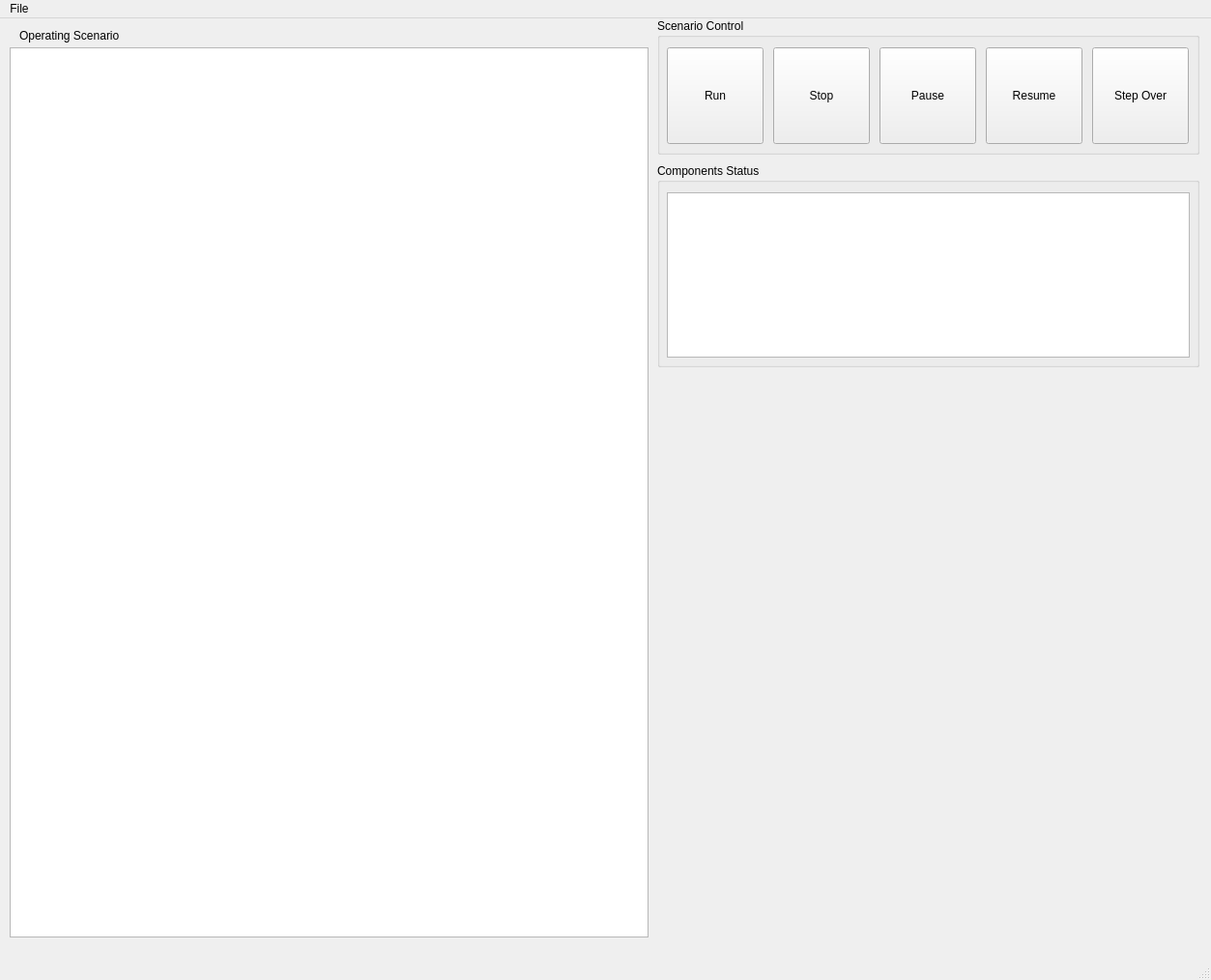
<?xml version="1.0" encoding="UTF-8"?>
<ui version="4.0">
 <class>MainWindow</class>
 <widget class="QMainWindow" name="MainWindow">
  <property name="geometry">
   <rect>
    <x>0</x>
    <y>0</y>
    <width>1253</width>
    <height>1014</height>
   </rect>
  </property>
  <property name="windowTitle">
   <string>MainWindow</string>
  </property>
  <widget class="QWidget" name="centralwidget">
   <widget class="QLabel" name="label">
    <property name="geometry">
     <rect>
      <x>20</x>
      <y>10</y>
      <width>355</width>
      <height>15</height>
     </rect>
    </property>
    <property name="text">
     <string>Operating Scenario</string>
    </property>
   </widget>
   <widget class="QGroupBox" name="groupBox">
    <property name="geometry">
     <rect>
      <x>680</x>
      <y>150</y>
      <width>561</width>
      <height>211</height>
     </rect>
    </property>
    <property name="title">
     <string>Components Status</string>
    </property>
    <widget class="QTableView" name="tableView">
     <property name="geometry">
      <rect>
       <x>10</x>
       <y>30</y>
       <width>541</width>
       <height>171</height>
      </rect>
     </property>
     <property name="alternatingRowColors">
      <bool>false</bool>
     </property>
    </widget>
   </widget>
   <widget class="QGroupBox" name="groupBox_2">
    <property name="geometry">
     <rect>
      <x>680</x>
      <y>0</y>
      <width>561</width>
      <height>141</height>
     </rect>
    </property>
    <property name="title">
     <string>Scenario Control</string>
    </property>
    <widget class="QPushButton" name="btn_scenario_run">
     <property name="geometry">
      <rect>
       <x>10</x>
       <y>30</y>
       <width>100</width>
       <height>100</height>
      </rect>
     </property>
     <property name="text">
      <string>Run</string>
     </property>
    </widget>
    <widget class="QPushButton" name="btn_scenario_stop">
     <property name="geometry">
      <rect>
       <x>120</x>
       <y>30</y>
       <width>100</width>
       <height>100</height>
      </rect>
     </property>
     <property name="text">
      <string>Stop</string>
     </property>
    </widget>
    <widget class="QPushButton" name="btn_scenario_pause">
     <property name="geometry">
      <rect>
       <x>230</x>
       <y>30</y>
       <width>100</width>
       <height>100</height>
      </rect>
     </property>
     <property name="text">
      <string>Pause</string>
     </property>
    </widget>
    <widget class="QPushButton" name="btn_scenario_resume">
     <property name="geometry">
      <rect>
       <x>340</x>
       <y>30</y>
       <width>100</width>
       <height>100</height>
      </rect>
     </property>
     <property name="text">
      <string>Resume</string>
     </property>
    </widget>
    <widget class="QPushButton" name="btn_scenario_stepover">
     <property name="geometry">
      <rect>
       <x>450</x>
       <y>30</y>
       <width>100</width>
       <height>100</height>
      </rect>
     </property>
     <property name="text">
      <string>Step Over</string>
     </property>
    </widget>
   </widget>
   <widget class="QTableView" name="table_scenario_contents">
    <property name="geometry">
     <rect>
      <x>10</x>
      <y>30</y>
      <width>661</width>
      <height>921</height>
     </rect>
    </property>
    <property name="selectionMode">
     <enum>QAbstractItemView::SingleSelection</enum>
    </property>
    <property name="selectionBehavior">
     <enum>QAbstractItemView::SelectRows</enum>
    </property>
    <attribute name="horizontalHeaderStretchLastSection">
     <bool>true</bool>
    </attribute>
   </widget>
  </widget>
  <widget class="QMenuBar" name="menubar">
   <property name="geometry">
    <rect>
     <x>0</x>
     <y>0</y>
     <width>1253</width>
     <height>24</height>
    </rect>
   </property>
   <widget class="QMenu" name="menuFile">
    <property name="title">
     <string>File</string>
    </property>
    <addaction name="actionOpen"/>
    <addaction name="separator"/>
    <addaction name="actionExit"/>
   </widget>
   <addaction name="menuFile"/>
  </widget>
  <widget class="QStatusBar" name="statusbar"/>
  <action name="actionOpen">
   <property name="icon">
    <iconset theme="document-open"/>
   </property>
   <property name="text">
    <string>Open operating scenario</string>
   </property>
   <property name="shortcut">
    <string>Meta+O</string>
   </property>
  </action>
  <action name="actionExit">
   <property name="text">
    <string>Program Exit</string>
   </property>
   <property name="shortcut">
    <string>Meta+X</string>
   </property>
  </action>
 </widget>
 <resources/>
 <connections>
  <connection>
   <sender>actionExit</sender>
   <signal>triggered()</signal>
   <receiver>MainWindow</receiver>
   <slot>close()</slot>
   <hints>
    <hint type="sourcelabel">
     <x>-1</x>
     <y>-1</y>
    </hint>
    <hint type="destinationlabel">
     <x>508</x>
     <y>532</y>
    </hint>
   </hints>
  </connection>
 </connections>
</ui>
